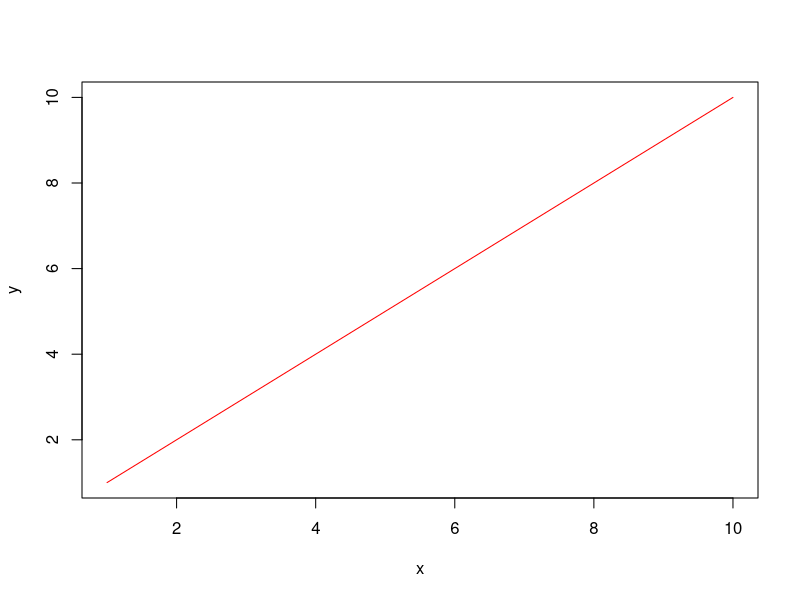

Generate this figure with R:
# we can add the names to the axis 

# Is called Lable

plot(1:10,type="l",col="red",xlab="x",ylab="y")

# we have to use xlab to set the name to x-axis
# we have to use ylab to set the name to y-axis
